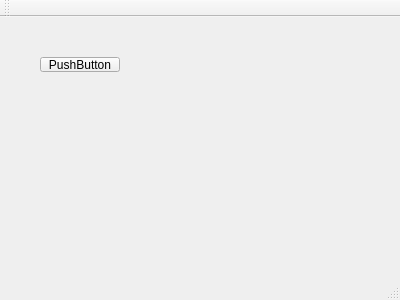
<?xml version="1.0" encoding="UTF-8"?>
<ui version="4.0">
 <class>MainWindow</class>
 <widget class="QMainWindow" name="MainWindow">
  <property name="geometry">
   <rect>
    <x>0</x>
    <y>0</y>
    <width>400</width>
    <height>300</height>
   </rect>
  </property>
  <property name="windowTitle">
   <string>MainWindow</string>
  </property>
  <widget class="QWidget" name="centralWidget">
   <widget class="QPushButton" name="pushButton">
    <property name="geometry">
     <rect>
      <x>40</x>
      <y>40</y>
      <width>80</width>
      <height>15</height>
     </rect>
    </property>
    <property name="text">
     <string>PushButton</string>
    </property>
   </widget>
  </widget>
  <widget class="QMenuBar" name="menuBar">
   <property name="geometry">
    <rect>
     <x>0</x>
     <y>0</y>
     <width>400</width>
     <height>17</height>
    </rect>
   </property>
  </widget>
  <widget class="QToolBar" name="mainToolBar">
   <attribute name="toolBarArea">
    <enum>TopToolBarArea</enum>
   </attribute>
   <attribute name="toolBarBreak">
    <bool>false</bool>
   </attribute>
  </widget>
  <widget class="QStatusBar" name="statusBar"/>
 </widget>
 <layoutdefault spacing="6" margin="11"/>
 <resources/>
 <connections/>
</ui>
